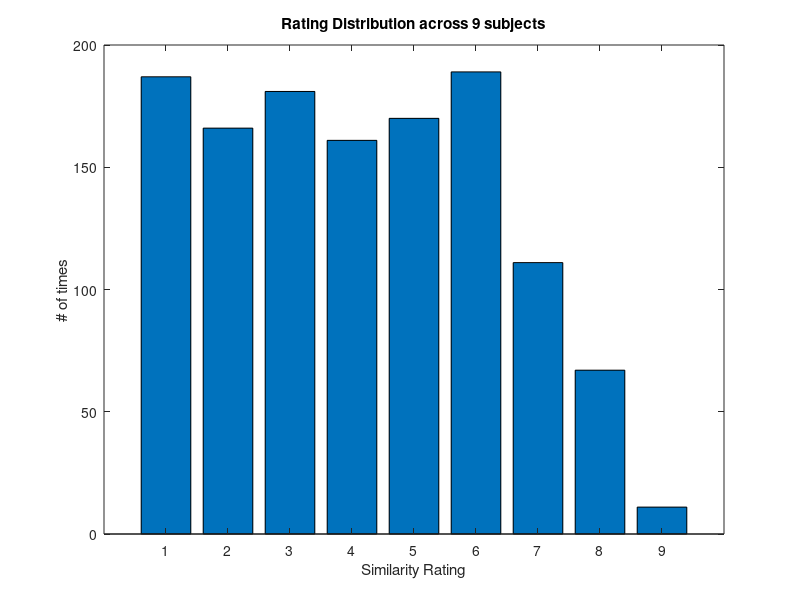
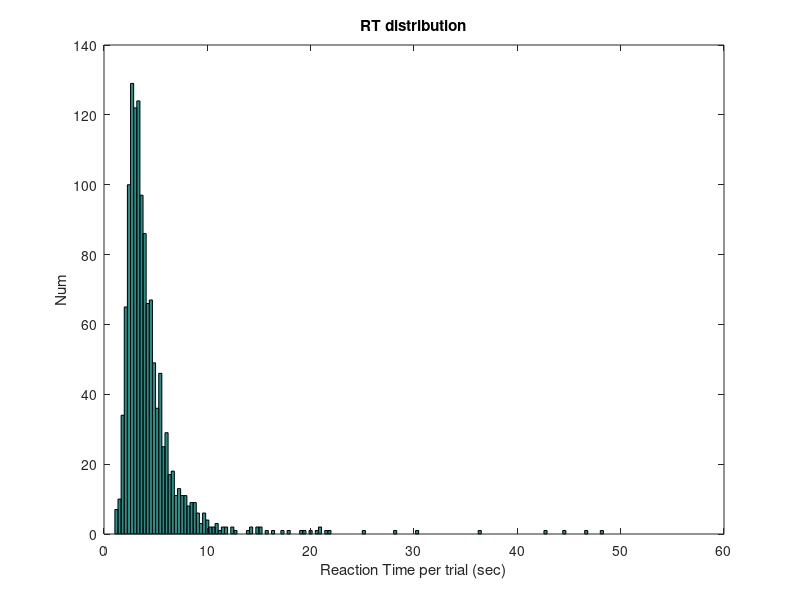
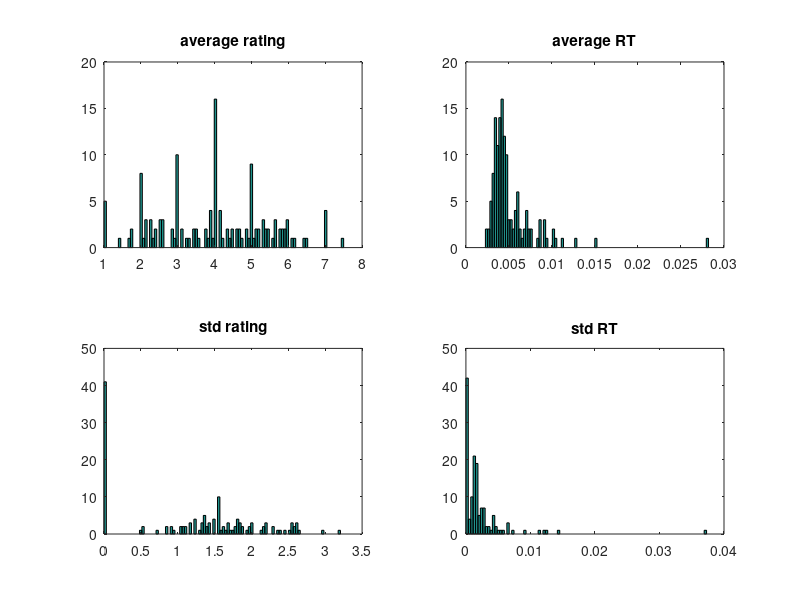

MATLAB code to generate these figures, in order:
% dataAnalysis.m

%% import from doublet.csv
%[subInd, trialType, RT, rating, im1, im2] = importData('doublet.csv');
load oldWorkspace; 

%% Step 1: plot a histgram of 1-9 rating distribution
testInd = trialType~=3; 
effectRating = rating(testInd);
temp = zeros(9,1);
for curItr = 1 : 9
    temp(curItr) = sum(effectRating==curItr);
    disp(temp(curItr));
end
figure(1);
a = bar(temp);
title('Rating Distribution across 9 subjects');
xlabel('Similarity Rating');
ylabel('# of times');
saveas(gcf, 'RatingDistribution.png');

%% Step 2: plot a histgram of RT times. 
figure(2);
RT = RT/1000;
hist(RT, 500);
title('RT distribution');
xlabel('Reaction Time per trial (sec)');
ylabel('Num');
axis([0,60,0,140]);
saveas(gcf, 'RT distributions.png');

%% Step 3: plot intersubject std
intergratedData = [trialType, subInd, im1, im2, rating, RT/1000];
intergratedData = intergratedData(testInd, :);

% prepare sub2ind
feFaceNum = 1000;
linearInd = sub2ind([feFaceNum, feFaceNum], intergratedData(:,3), intergratedData(:,4));

uniquePair = unique(linearInd);
pairNum = length(uniquePair);
interStatArray = zeros(pairNum, 5);%repetitiveTimes, average rating, averageRT, rating variance, RT variance. 
for curPair = 1 : length(uniquePair)
    tempInd = linearInd==uniquePair(curPair);
    interStatArray(curPair, 1) = sum(tempInd);
    interStatArray(curPair, 2) = mean(intergratedData(tempInd, 5));%average rating
    interStatArray(curPair, 3) = mean(intergratedData(tempInd, 6));%average RT
    interStatArray(curPair, 4) = std(intergratedData(tempInd, 5));%std of rating
    interStatArray(curPair, 5) = std(intergratedData(tempInd, 6));%std of RT
end

figure(3);
subplot(2,2,1);
hist(interStatArray(:,2),100);%average Rating
title('average rating');
subplot(2,2,2);
hist(interStatArray(:,3),100);%average RT
title('average RT');
subplot(2,2,3);
hist(interStatArray(:,4),100);%std rating
title('std rating');
subplot(2,2,4);
hist(interStatArray(:,5),100);%std rating
title('std RT');
saveas(gcf, 'intersubjectVariance.png');

% % prepare subData.
% subNum = max(subInd);
% 
% for curItr = 1 %: subNum
%     curInd = (subInd == curItr); 
%     tempData = intergratedData(curInd, :);
%     tempLinearInd = linearInd(curInd);
%     [sortedLinearTemp, sortedInd] = sort(tempLinearInd);
%     sortedTempData = tempData(sortedInd, :);
% end









